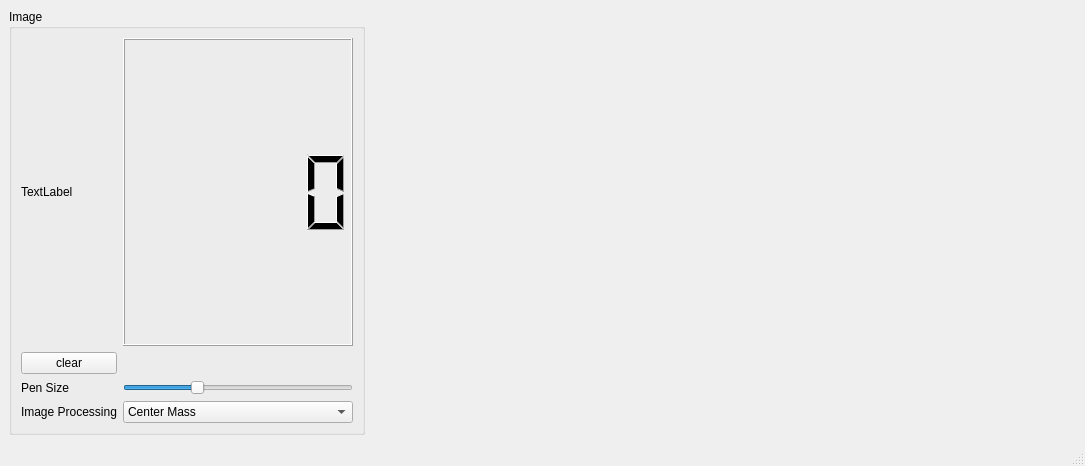
<?xml version="1.0" encoding="UTF-8"?>
<ui version="4.0">
 <class>MainWindow</class>
 <widget class="QMainWindow" name="MainWindow">
  <property name="geometry">
   <rect>
    <x>0</x>
    <y>0</y>
    <width>1085</width>
    <height>466</height>
   </rect>
  </property>
  <property name="windowTitle">
   <string>Sketch Digits</string>
  </property>
  <widget class="QWidget" name="centralwidget">
   <layout class="QGridLayout" name="main_layout">
    <item row="0" column="2">
     <spacer name="horizontalSpacer_2">
      <property name="orientation">
       <enum>Qt::Horizontal</enum>
      </property>
      <property name="sizeHint" stdset="0">
       <size>
        <width>40</width>
        <height>20</height>
       </size>
      </property>
     </spacer>
    </item>
    <item row="0" column="0">
     <widget class="QGroupBox" name="controls">
      <property name="title">
       <string>Image</string>
      </property>
      <layout class="QGridLayout" name="gridLayout">
       <item row="0" column="0">
        <widget class="QLabel" name="image_label">
         <property name="text">
          <string>TextLabel</string>
         </property>
        </widget>
       </item>
       <item row="2" column="0">
        <widget class="QPushButton" name="clear_button">
         <property name="text">
          <string>clear</string>
         </property>
        </widget>
       </item>
       <item row="3" column="1">
        <widget class="QSlider" name="pen_size">
         <property name="minimum">
          <number>1</number>
         </property>
         <property name="maximum">
          <number>30</number>
         </property>
         <property name="value">
          <number>10</number>
         </property>
         <property name="orientation">
          <enum>Qt::Horizontal</enum>
         </property>
        </widget>
       </item>
       <item row="0" column="1">
        <widget class="QLCDNumber" name="numbers"/>
       </item>
       <item row="3" column="0">
        <widget class="QLabel" name="label">
         <property name="text">
          <string>Pen Size</string>
         </property>
        </widget>
       </item>
       <item row="4" column="0">
        <widget class="QLabel" name="label_2">
         <property name="text">
          <string>Image Processing</string>
         </property>
        </widget>
       </item>
       <item row="4" column="1">
        <widget class="QComboBox" name="proc_type">
         <property name="currentIndex">
          <number>1</number>
         </property>
         <item>
          <property name="text">
           <string>Bounding Box</string>
          </property>
         </item>
         <item>
          <property name="text">
           <string>Center Mass</string>
          </property>
         </item>
        </widget>
       </item>
       <item row="0" column="2">
        <layout class="QGridLayout" name="gridLayout_2"/>
       </item>
      </layout>
     </widget>
    </item>
    <item row="0" column="1">
     <spacer name="horizontalSpacer">
      <property name="orientation">
       <enum>Qt::Horizontal</enum>
      </property>
      <property name="sizeHint" stdset="0">
       <size>
        <width>40</width>
        <height>20</height>
       </size>
      </property>
     </spacer>
    </item>
   </layout>
  </widget>
  <widget class="QMenuBar" name="menubar">
   <property name="geometry">
    <rect>
     <x>0</x>
     <y>0</y>
     <width>1085</width>
     <height>24</height>
    </rect>
   </property>
  </widget>
  <widget class="QStatusBar" name="statusbar"/>
 </widget>
 <resources/>
 <connections/>
</ui>
